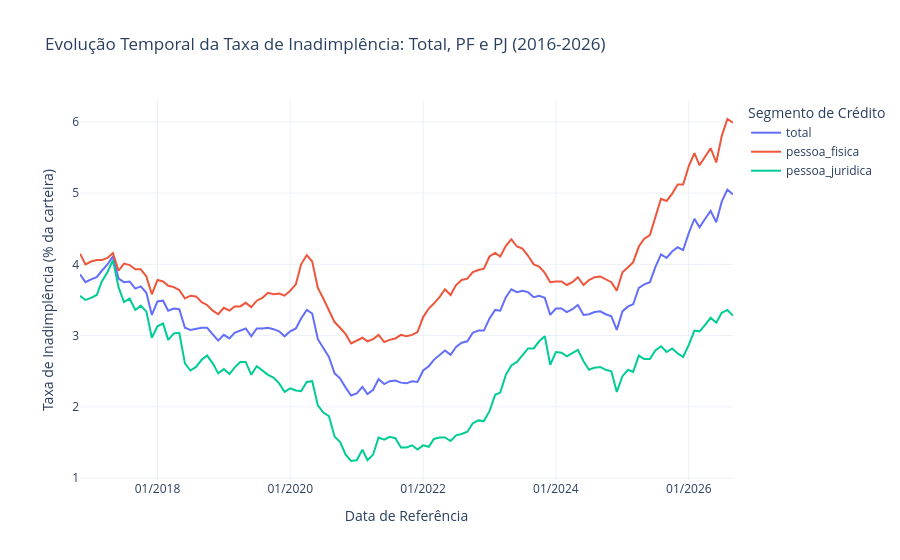

Write notebook code for a chart like this one.
### Markdown cell above
## Seção 5. Visualização Exploratória

Para investigar as dinâmicas temporais, geramos visualizações com Plotly Express:
1. **Evolução Macro:** Comparação direta de `total`, `pessoa_fisica` e `pessoa_juridica`.
2. **Modalidades de Pessoa Física:** Detalhamento de livres, direcionados, cheque especial e cartão.
3. **Distribuição Comparativa:** Boxplot unificado gerado a partir do formato longo (`AnalisadorDados.largo_para_longo`).
4. **Matriz de Correlação:** Heatmap linear entre todas as 7 séries a partir da tabela larga.

### Code cell
# Gráfico 1: Evolução da inadimplência Macro (Total, PF e PJ)
tabela_larga = AnalisadorDados.unir_series(series)

fig1 = px.line(
    tabela_larga.reset_index(),
    x="data",
    y=["total", "pessoa_fisica", "pessoa_juridica"],
    labels={
        "data": "Data de Referência",
        "value": "Taxa de Inadimplência (% da carteira)",
        "variable": "Segmento"
    },
    title="Evolução Temporal da Taxa de Inadimplência: Total, PF e PJ (2016-2026)",
    template="plotly_white"
)

fig1.update_layout(
    legend_title_text="Segmento de Crédito",
    hovermode="x unified",
    xaxis=dict(tickformat="%m/%Y")
)
fig1.show()
